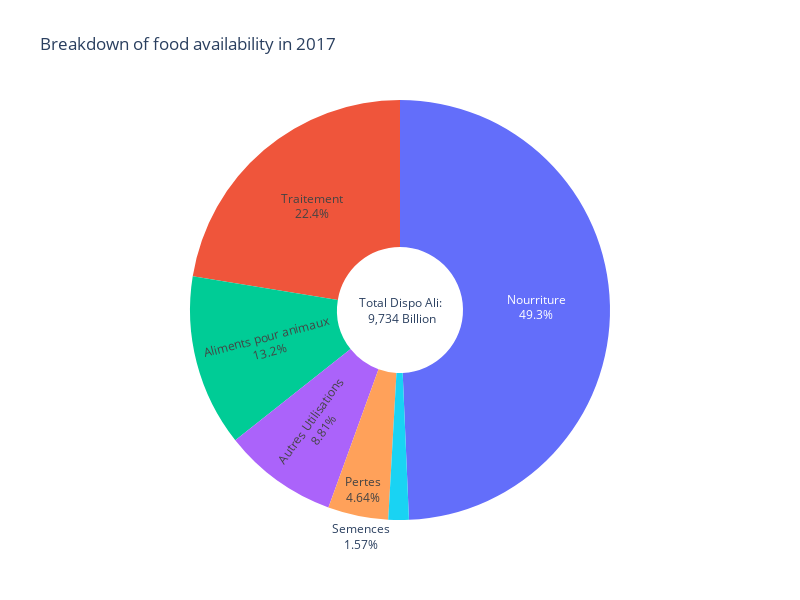

Source (notebook cell):
### Code cell
df_sum = []
columns = ["Aliments pour animaux", "Pertes", "Nourriture", "Semences", "Traitement", "Autres Utilisations"]

# Calculate the sum for each column and store it in the list
for col in columns:
    dispo_alimentaire[col].fillna(0, inplace=True)
    dispo_alimentaire_sum = dispo_alimentaire[col].sum()
    df_sum.append(dispo_alimentaire_sum)

# Create the pie chart
fig = px.pie(values=df_sum, names=columns, title='Breakdown of food availability in 2017', hole=0.3)
fig.update_traces(textinfo='percent+label')
fig.update_layout(width=800, height=600, annotations=[dict(text=f'Total Dispo Ali:<br> {dispo_alimentaire_total/1_000_000_000:,.0f} Billion', showarrow=False)], showlegend=False)

fig.show()

### Figure 1 — Plotly figure (JSON) as saved in the notebook; plotly's stock layout.template omitted (floating-point values rounded to 4 significant figures)
{"data": [{"domain": {"x": [0, 1], "y": [0, 1]}, "hole": 0.3, "hovertemplate": "label=%{label}<br>value=%{value}<extra></extra>", "labels": ["Aliments pour animaux", "Pertes", "Nourriture", "Semences", "Traitement", "Autres Utilisations"], "legendgroup": "", "name": "", "showlegend": true, "textinfo": "percent+label", "type": "pie", "values": [1288002000000, 452283000000, 4805525000000, 153317000000, 2185641000000, 858771000000]}], "layout": {"annotations": [{"showarrow": false, "text": "Total Dispo Ali:<br> 9,734 Billion"}], "height": 600, "legend": {"tracegroupgap": 0}, "showlegend": false, "title": {"text": "Breakdown of food availability in 2017"}, "width": 800}}
